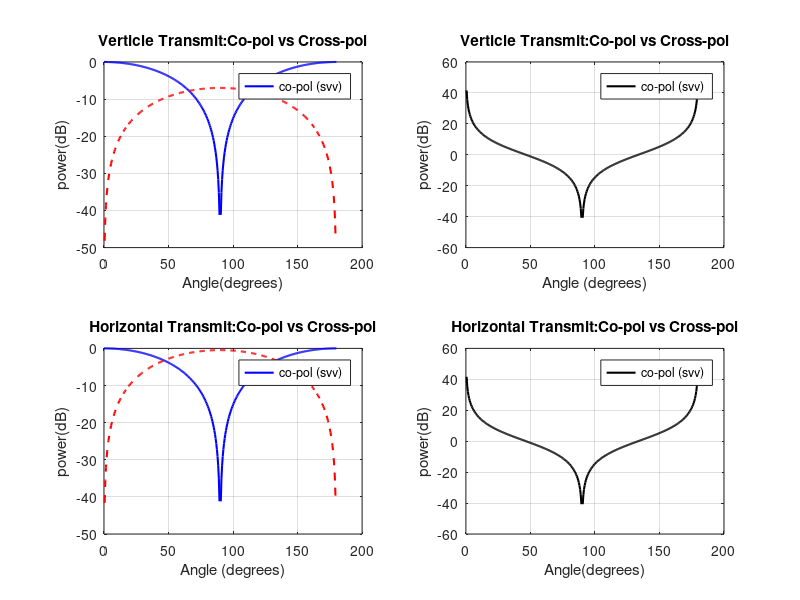

MATLAB code to generate this figure:
clc;
clear all;
close all;
theta = linspace (0,180,361) ;
svv=abs (cosd (theta) ).^2;
shv=abs (sind (theta) ).^2*0.2;
shh=abs (cosd (theta) ) .^2;
svh=abs (sind (theta) ).^2*0.9;
XPD_v=10*log10(svv./shv);
XPD_v=10*log10(shh./svh);
figure;
subplot (2,2,1);
plot (theta, 10*log10(svv), 'b', 'LineWidth', 1.5) ;hold on;
plot (theta, 10*log10(shv),'r -- ','LineWidth',1.5);
xlabel ('Angle(degrees)'); ylabel('power(dB)');
title ('Verticle Transmit:Co-pol vs Cross-pol') ;
legend ('co-pol (svv) ') , 'cross-pol (shv) ';grid on;
subplot (2,2,2);
plot (theta, XPD_v, 'k', 'LineWidth', 1.5) ;hold on;
xlabel ('Angle (degrees)'); ylabel('power(dB)');
title ('Verticle Transmit:Co-pol vs Cross-pol') ;
legend ('co-pol (svv) ') , 'cross-pol (shv) ';grid on;
subplot (2,2,3);
plot (theta, 10*log10(shh), 'b','LineWidth', 1.5) ;hold on;
plot (theta, 10*log10(svh),'r -- ','LineWidth', 1.5);
xlabel ('Angle (degrees)'); ylabel('power(dB)');
title ('Horizontal Transmit:Co-pol vs Cross-pol');
legend ('co-pol (svv) ') , 'cross-pol (shv) ';grid on;
subplot (2,2,4);
plot (theta, XPD_v, 'k' , 'LineWidth' , 1.5) ;hold on;
xlabel ('Angle(degrees)'); ylabel('power(dB)');
title ('Horizontal Transmit:Co-pol vs Cross-pol');
legend ('co-pol (svv) ') , 'cross-pol (shv) ';grid on;
